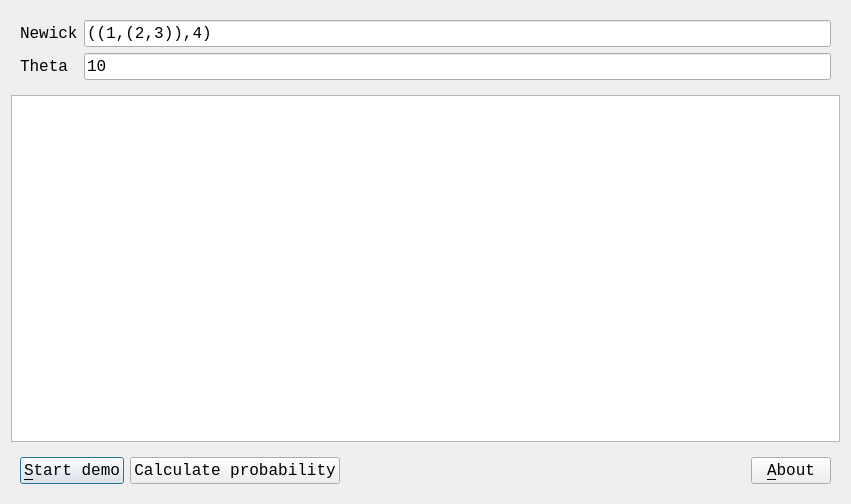
<?xml version="1.0" encoding="UTF-8"?>
<ui version="4.0">
 <class>QtTestBinaryNewickVectorMainDialog</class>
 <widget class="QDialog" name="QtTestBinaryNewickVectorMainDialog">
  <property name="geometry">
   <rect>
    <x>0</x>
    <y>0</y>
    <width>851</width>
    <height>504</height>
   </rect>
  </property>
  <property name="font">
   <font>
    <family>Courier New</family>
    <pointsize>12</pointsize>
   </font>
  </property>
  <property name="windowTitle">
   <string>TestBinaryNewickVector</string>
  </property>
  <property name="windowIcon">
   <iconset resource="ToolTestBinaryNewickVector.qrc">
    <normaloff>:/images/R.png</normaloff>:/images/R.png</iconset>
  </property>
  <layout class="QVBoxLayout" name="verticalLayout">
   <item>
    <widget class="QWidget" name="widget" native="true">
     <layout class="QGridLayout" name="gridLayout">
      <item row="0" column="0">
       <widget class="QLabel" name="label_newick">
        <property name="text">
         <string>Newick</string>
        </property>
       </widget>
      </item>
      <item row="0" column="1">
       <widget class="QLineEdit" name="edit_newick">
        <property name="text">
         <string>((1,(2,3)),4)</string>
        </property>
       </widget>
      </item>
      <item row="1" column="0">
       <widget class="QLabel" name="label_theta">
        <property name="text">
         <string>Theta</string>
        </property>
       </widget>
      </item>
      <item row="1" column="1">
       <widget class="QLineEdit" name="edit_theta">
        <property name="text">
         <string>10</string>
        </property>
       </widget>
      </item>
     </layout>
    </widget>
   </item>
   <item>
    <widget class="QPlainTextEdit" name="edit_text">
     <property name="readOnly">
      <bool>true</bool>
     </property>
    </widget>
   </item>
   <item>
    <widget class="QWidget" name="widget_2" native="true">
     <layout class="QHBoxLayout" name="horizontalLayout_2">
      <item>
       <widget class="QPushButton" name="button_demo">
        <property name="text">
         <string>&amp;Start demo</string>
        </property>
       </widget>
      </item>
      <item>
       <widget class="QPushButton" name="button_calculate">
        <property name="text">
         <string>Calculate probability</string>
        </property>
       </widget>
      </item>
      <item>
       <spacer name="horizontalSpacer">
        <property name="orientation">
         <enum>Qt::Horizontal</enum>
        </property>
        <property name="sizeHint" stdset="0">
         <size>
          <width>40</width>
          <height>20</height>
         </size>
        </property>
       </spacer>
      </item>
      <item>
       <widget class="QPushButton" name="button_about">
        <property name="text">
         <string>&amp;About</string>
        </property>
       </widget>
      </item>
     </layout>
    </widget>
   </item>
  </layout>
 </widget>
 <resources>
  <include location="ToolTestBinaryNewickVector.qrc"/>
 </resources>
 <connections/>
</ui>
